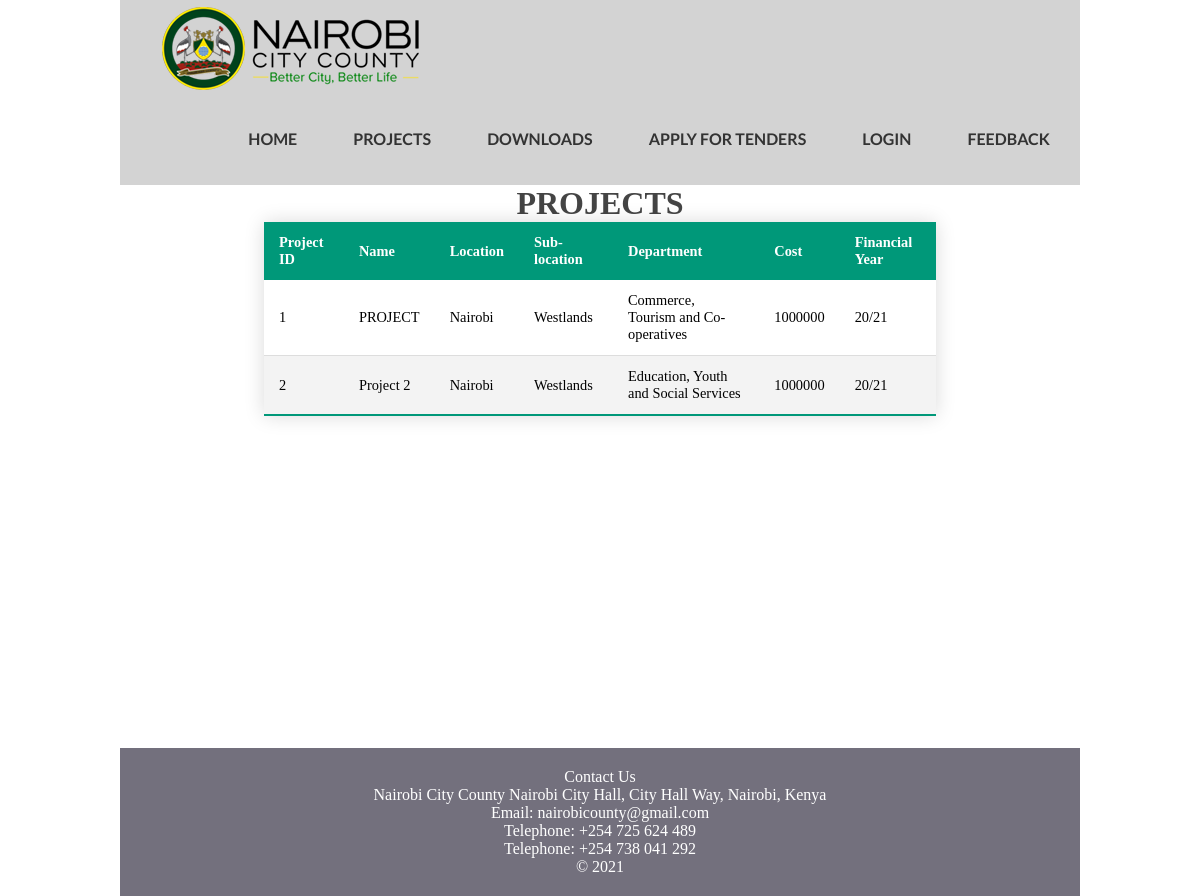
/project.php, run on the app's committed database.
### tables this page shows
CREATE TABLE `project` (
  `project_ID` int(45) NOT NULL,
  `project_name` varchar(45) NOT NULL,
  `project_location` varchar(45) NOT NULL,
  `project_sublocation` varchar(45) NOT NULL,
  `project_department` varchar(100) NOT NULL,
  `project_status` varchar(45) NOT NULL,
  `project_contractor` varchar(150) NOT NULL,
  `project_cost` int(45) NOT NULL,
  `financial_year` varchar(10) NOT NULL
);

### project.php (the view, shortened to what this page needs)
<?php
	include 'connection.php';
  include 'head_section.php';
?>
<!DOCTYPE html>
<html>
<head>
	<link rel="stylesheet" type="text/css" href="tables.css">
</head>
<body>
		<div class="container">
			<?php
		include 'navbar.php';
	?>
		<h1 style="text-align: center;">PROJECTS</h1>
		<table id="example1" class="content-table">
			<thead>
				<tr>
					<th>Project ID</th>
					<th>Name</th>
					<th>Location</th>
					<th>Sub-location</th>
					<th>Department</th>
					<th>Cost</th>
					<th>Financial Year</th>
				</tr>
			</thead>
			<tbody>
				<?php
					$query = "SELECT * FROM project";
					$query_run = mysqli_query($con, $query);
					if(mysqli_num_rows($query_run) > 0)
					{
						foreach($query_run as $row)
						{
							?>
							<tr>
					<td><?php echo $row['project_ID']; ?></td>
					<td><?php echo $row['project_name']; ?></td>
					<td><?php echo $row['project_location']; ?></td>
					<td><?php echo $row['project_sublocation']; ?></td>
					<td><?php echo $row['project_department']; ?></td>
					<td><?php echo $row['project_cost']; ?></td>
					<td><?php echo $row['financial_year']; ?></td>
				</tr>
				<?php
					}
				}
				else
				{
					?>
					<tr>
						<td>No Record Found</td>
					</tr>
					<?php
				}
				?>
			</tbody>
		</table>
	<?php
		include 'footer.php';
	?>
</body>
</html>

### head_section.php (shortened to what this page needs)
 <!DOCTYPE html>
<html>
<head>
	<link rel="stylesheet" href="style.css">

### navbar.php (shortened to what this page needs)
<div class="navbar">
	<div class="logo_div">
		<a href="index.php" id="linkref"><img src="county-logo.png" ></a>
	</div>
	<ul>
	  <li><a href="index.php" id="linkref">HOME</a></li>
			<li><a href="project.php" id="linkref">PROJECTS</a></li>
			<li><a href="reports.php" id="linkref">DOWNLOADS</a></li>
                  <li><a href="tenders.php" id="linkref">APPLY FOR TENDERS</a></li>
			<li><a href="login2.php" id="linkref">LOGIN</a></li>
			<li><a href="contact.php" id="linkref">FEEDBACK</a></li>
</div>

### footer.php
		<div class="footer">
			<p>
				Contact Us<br>
				Nairobi City County
				Nairobi City Hall,
				City Hall Way, Nairobi, Kenya <br>
				Email: nairobicounty@gmail.com <br>
				Telephone: +254 725 624 489<br>
				Telephone: +254 738 041 292 <br>
				 &copy; <?php echo date('Y'); ?>
			</p>
		</div>
	</div>
</body>
</html>

### style.css (style rules this page uses)
* { margin: 0px; padding: 0px; }
html { height: 100%; box-sizing: border-box; }
body { position: relative; margin: 0; padding-bottom: 6rem; min-height: 100%; }
h1, h2, h3, h4, h5, h6 { color: #444; }
a { text-decoration: none; }
ul, ol { margin-left: 40px; }
.container { width: 80%; margin: 0px auto; }
.footer { position: absolute; right: 0; bottom: 0; left: 0; color: white; background-color: #73707D; text-align: center; width: 80%; margin: 20px auto 0px; padding: 20px 0px; }

### tables.css (style rules this page uses)
.container { width: 80%; margin: 0px auto; }
.content-table { border-collapse: collapse; margin: auto; font-size: 0.9em; min-width: 400px; width: 70%; border-radius: 5px 5px 0 0; overflow: hidden; overflow-y: scroll; box-shadow: 0 0 20px rgba(0, 0, 0, 0.15); position: relative; }
.content-table thead tr { background-color: #009879; color: #fff; text-align: left; font-weight: bold; }
.content-table th, .content-table td { padding: 12px 15px; }
.content-table tbody tr { border-bottom: 1px solid #dddddd; }
.content-table tbody tr:nth-of-type(even) { background-color: #f3f3f3; }
.content-table tbody tr:last-of-type { border-bottom: 2px solid #009879; }

### navbar.php (style rules this page uses)
.navbar { overflow: hidden; background-color: #d3d3d3 ; border: 2px solid #d3d3d3; border-radius: 0px 0px 0px 0px; position: relative; }
.navbar ul { list-style-type: none; float: right; }
.navbar ul li { margin: 15px 0px; float: left; font-family: 'Lato', sans-serif; font-weight: 600; }
.navbar ul li a { display: block; color: #333; text-align: center; padding: 20px 28px; text-decoration: none; }
.navbar .logo_div { float: left; padding-top: 5px; padding-left: 40px; }

### data on the page
project: project_ID "1", project_name "PROJECT", project_location "Nairobi", project_sublocation "Westlands", project_department "Commerce, Tourism and Co-operatives", project_cost "1000000", financial_year "20/21"
project: project_ID "2", project_name "Project 2", project_location "Nairobi", project_sublocation "Westlands", project_department "Education, Youth and Social Services", project_cost "1000000", financial_year "20/21"
